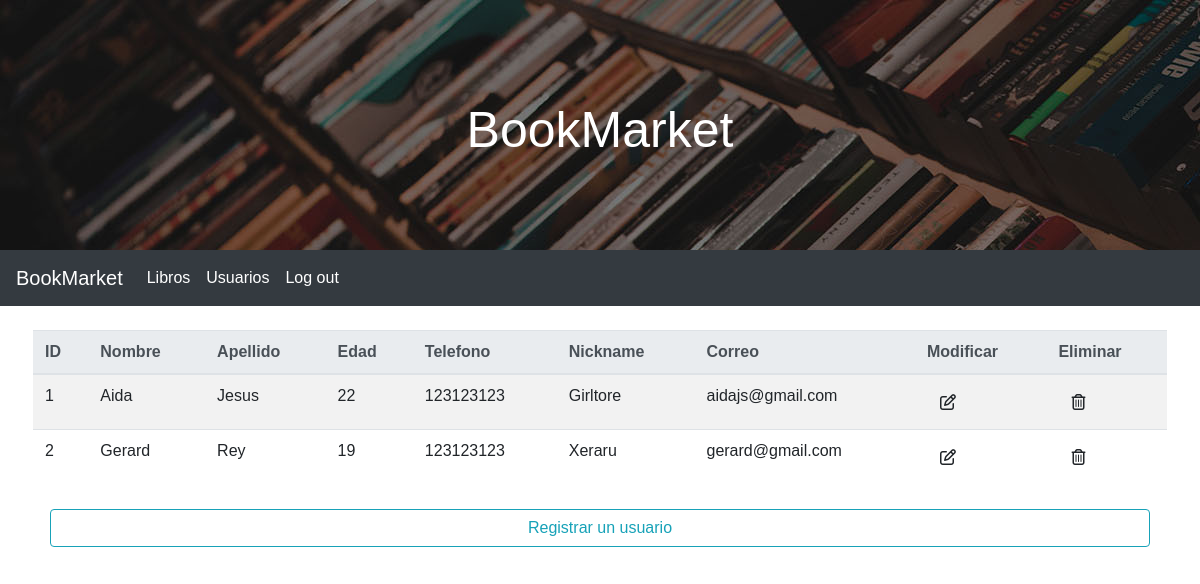
Before: /administrador/usuarios-administrador/usuarios-administrador.php (signed in) with the older database file.
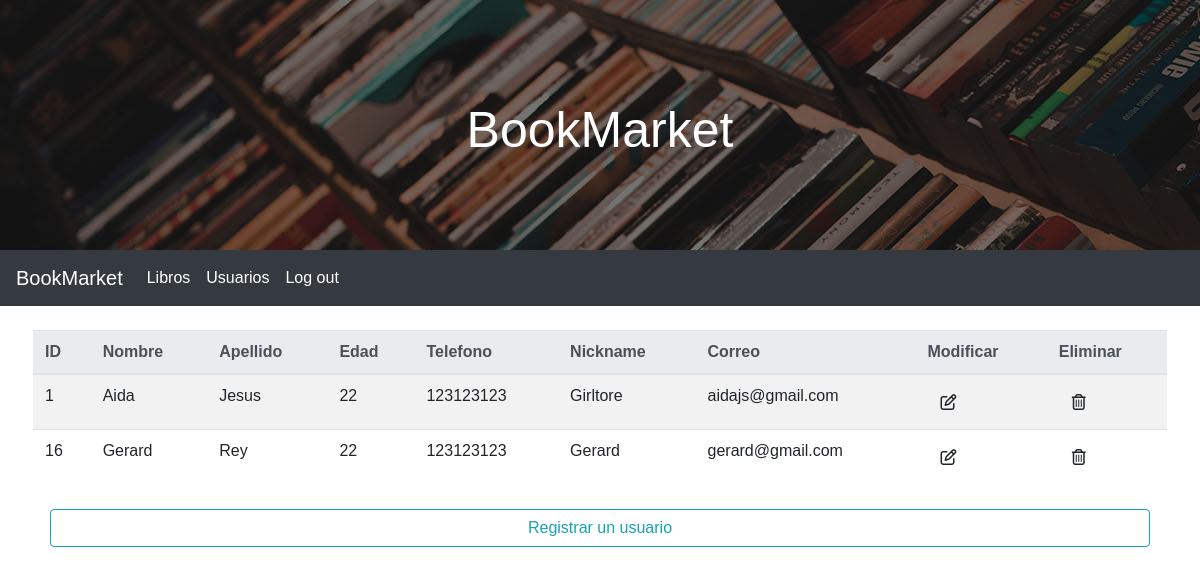
After: the same page with the newer database file.
### tables this page shows
CREATE TABLE `usuarios` (
  `id` bigint(20) UNSIGNED NOT NULL,
  `dni` varchar(9) NOT NULL,
  `nombre` varchar(50) NOT NULL,
  `edad` int(2) NOT NULL,
  `correo` varchar(50) NOT NULL,
  `nickname` varchar(15) NOT NULL,
  `passwd` varchar(15) NOT NULL,
  `apellidos` varchar(30) NOT NULL,
  `telefono` int(9) NOT NULL,
  `passwd1` varchar(15) NOT NULL,
  `usuario` tinyint(1) NOT NULL
);

### administrador/usuarios-administrador/usuarios-administrador.php (the view, shortened to what this page needs)
<html>
<head>
	<link href="./../../estilo/style_interior_web.css" rel="stylesheet" type="text/css">
	<link rel="stylesheet" href="https://stackpath.bootstrapcdn.com/bootstrap/4.3.1/css/bootstrap.min.css">
</head>
<body>
	<header class="header">
		<h1 class="h1">BookMarket</h1>
	</header>
	<nav class="navbar navbar-expand-lg navbar-dark bg-dark">
		<a class="navbar-brand text-white" href="./../usuario-administrador.php">BookMarket</a>
		<div class="collapse navbar-collapse" id="navbarTogglerDemo03">
		  <ul class="navbar-nav mr-auto mt-2 mt-lg-0">
			<li class="nav-item">
				<a class="nav-link text-white" href="./../libros-administrador/libros-administrador.php">Libros</a>
			</li>
			<li class="nav-item">
				<a class="nav-link text-white" href="#">Usuarios</a>
			</li>
			<li class="nav-item">
				<a class="nav-link text-white" type="button" data-toggle="modal" data-target="#desconexion"
				onclick="funcionAlerta()">Log out</a>
			</li>
		  </ul>
		</div>
	</nav>
	<br>
	<div class="row">
		<?php
		$servidor = "localhost";
		$usuario_bd = "root";
		$contrasena = "";
		$bd = "test";
		$con = mysqli_connect($servidor, $usuario_bd, $contrasena, $bd);
		if (!$con) {
			die("Con se ha podido realizar la conexión: " . mysqli_connect_error() . "<br>");
		} else {
			mysqli_set_charset($con, "utf8");
		}
		echo "<div class='table-responsive mx-5'>";
			echo "<table class='table table-striped'>";
			$instruccion = "SELECT * FROM usuarios WHERE 1";
			$resultado = mysqli_query($con, $instruccion);
			echo "<thead class='thead-light'>";
				echo "<tr>";
					echo "<th scope='col'> ID </th>";
					echo "<th scope='col'> Nombre </th>";
					echo "<th scope='col'> Apellido </th>";
					echo "<th scope='col'> Edad </th>";
					echo "<th scope='col'> Telefono </th>";
					echo "<th scope='col'> Nickname </th>";
					echo "<th scope='col'> Correo </th>";
					echo "<th scope='col'> Modificar </th>";
					echo "<th scope='col'> Eliminar </th>";
				echo "</tr>";
			echo "</thead>";
			while ($fila = $resultado->fetch_assoc()) {
				$id = $fila["id"];
				$nombre = $fila["nombre"];
				$apellidos = $fila["apellidos"];
				$edad = $fila["edad"];
				$telefono = $fila["telefono"];
				$nickname = $fila["nickname"];
				$correo = $fila["correo"];
				echo "<tr>";
					echo "<td scope='row'>" . $id . "</td>";
					echo "<td>" . $nombre . "</td>";
					echo "<td>" . $apellidos . "</td>";
					echo "<td>" . $edad . "</td>";
					echo "<td>" . $telefono . "</td>";
					echo "<td>" . $nickname . "</td>";
					echo "<td>" . $correo . "</td>";
					echo "<td><a class='far fa-edit btn' href='./modificar/principal.php?id=$id'></a></td>";
					echo "<td><a class='far fa-trash-alt btn' href='./eliminar/principal.php'></a></td>";
				echo "</tr>";
			}
			echo "</table>";
		echo "</div>";
		?>
		<div class="mx-5 btn btn-lg btn-block">
			<a class="btn btn-outline-info container" href="./registro/alta-usuario.php" role="button">Registrar un usuario</a>
		</div>
	</div>
</body>
</html>

### estilo/style_interior_web.css (style rules this page uses)
* { font-family: 'Arial', Helvetica, Sans-serif; }
.header { background-image: url(./../img/slider.jpg); color:white; height: 250px; text-align: center; }
.h1 { position: relative; padding-top: 100px; text-align: center; font-size: 50px !important; }

Changed rows visible on the page:
removed usuarios: id "2", nombre "Gerard", apellidos "Rey", edad "19", telefono "123123123", nickname "Xeraru", correo "gerard@gmail.com"
added usuarios: id "16", nombre "Gerard", apellidos "Rey", edad "22", telefono "123123123", nickname "Gerard", correo "gerard@gmail.com"
